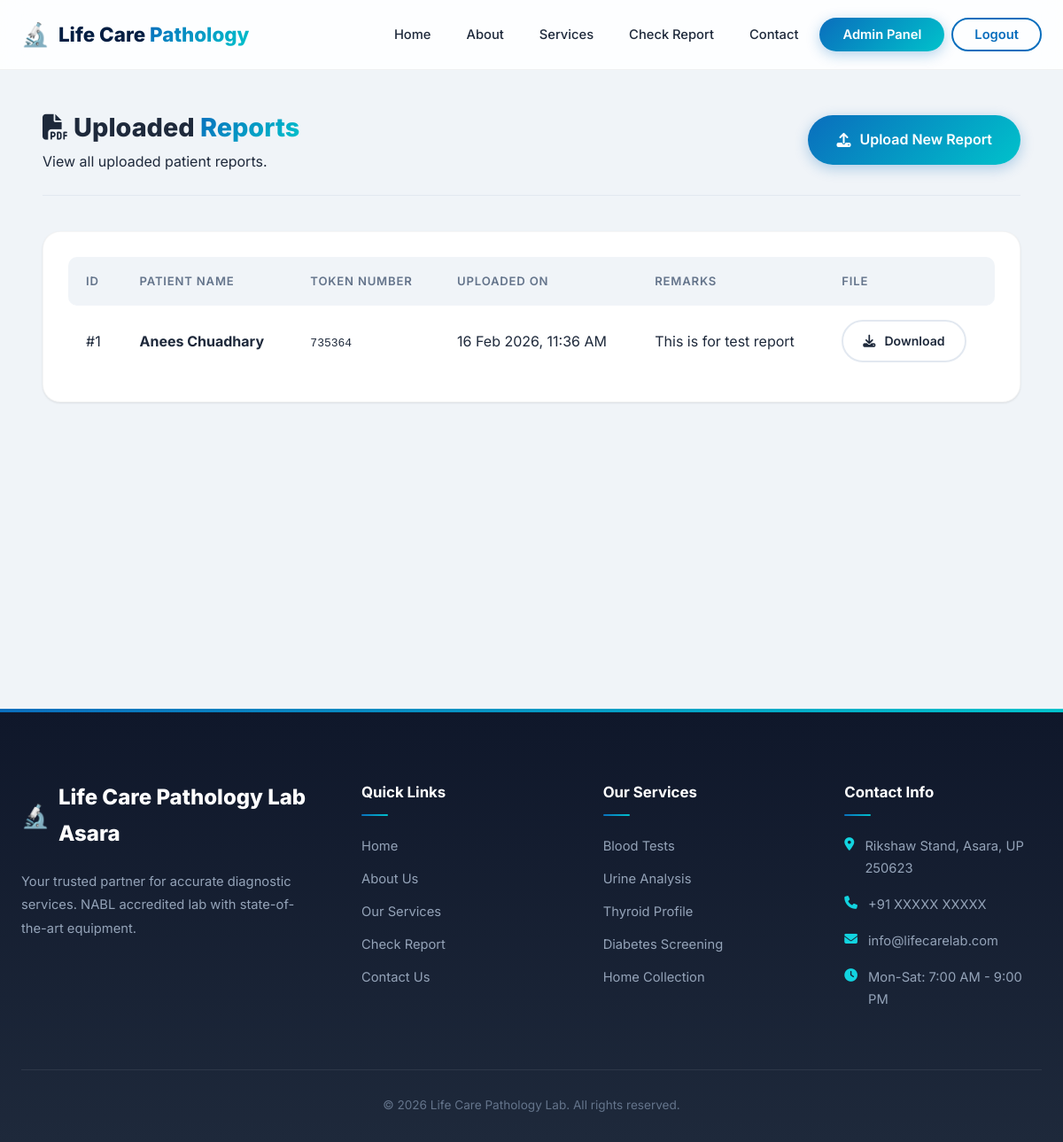
The app's page /admin/reports (signed in) with its own data.
### models.py (models this page shows, shortened)
class Report(db.Model):
    __tablename__ = 'reports'
    id = db.Column(db.Integer, primary_key=True)
    patient_name = db.Column(db.String(100), nullable=False)
    token_number = db.Column(db.String(50), unique=True, nullable=False)
    password_hash = db.Column(db.String(256), nullable=False)
    file_path = db.Column(db.String(300), nullable=False)
    remarks = db.Column(db.Text, default='')
    uploaded_at = db.Column(db.DateTime, default=datetime.utcnow)

### blueprints/admin.py (the view)
@admin.route('/reports')
@role_required('admin')
def reports():
    all_reports = Report.query.order_by(Report.uploaded_at.desc()).all()
    return render_template('admin/reports.html', reports=all_reports)

### app.py (called while the page is built)
def create_app():
    app = Flask(__name__)
    app.config.from_object(Config)
    db.init_app(app)
    login_manager.init_app(app)
    migrate.init_app(app, db)
    login_manager.login_view = "auth.login"
    login_manager.login_message_category = "error"
    @login_manager.user_loader
    def load_user(user_id):
        return User.query.get(int(user_id))
    from blueprints.auth import auth
    from blueprints.main import main
    from blueprints.patient import patient
    from blueprints.admin import admin
    app.register_blueprint(auth)
    app.register_blueprint(main)
    app.register_blueprint(patient)
    app.register_blueprint(admin)
    register_error_handlers(app)
    with app.app_context():
        db.create_all()
        os.makedirs(app.config['UPLOAD_FOLDER'], exist_ok=True)
    return app

### blueprints/admin.py (called while the page is built)
@admin.before_request
@login_required
def before_request():
    pass

### models.py (called while the page is built)
    def is_admin(self):
        return self.role == 'admin'

### utils.py (called while the page is built)
def role_required(role):
    def decorator(f):
        @wraps(f)
        def wrapped(*args, **kwargs):
            if not current_user.is_authenticated:
                abort(401)
            if current_user.role != role:
                abort(403)
            return f(*args, **kwargs)
        return wrapped
    return decorator

### templates/admin/reports.html (shortened to what this page needs)
{% extends 'base.html' %}
{% block content %}
<section class="dashboard-section">
    <div class="section-container">
        <div class="dashboard-header">
            <div>
                <h1><i class="fas fa-file-pdf"></i> Uploaded <span class="gradient-text">Reports</span></h1>
                <p>View all uploaded patient reports.</p>
            </div>
            <a href="{{ url_for('admin.upload_report') }}" class="btn btn-primary">
                <i class="fas fa-upload"></i> Upload New Report
            </a>
        </div>
        {% if reports %}
        <div class="dashboard-table-card">
            <div class="table-responsive">
                <table class="data-table">
                    <thead>
                        <tr>
                            <th>ID</th>
                            <th>Patient Name</th>
                            <th>Token Number</th>
                            <th>Uploaded On</th>
                            <th>Remarks</th>
                            <th>File</th>
                        </tr>
                    </thead>
                    <tbody>
                        {% for r in reports %}
                        <tr>
                            <td>#{{ r.id }}</td>
                            <td><strong>{{ r.patient_name }}</strong></td>
                            <td><code>{{ r.token_number }}</code></td>
                            <td>{{ r.uploaded_at.strftime('%d %b %Y, %I:%M %p') }}</td>
                            <td>{{ r.remarks or '—' }}</td>
                            <td>
                                <a href="{{ url_for('main.download_report', report_id=r.id) }}" class="btn btn-sm btn-outline">
                                    <i class="fas fa-download"></i> Download
                                </a>
                            </td>
                        </tr>
                        {% endfor %}
                    </tbody>
                </table>
            </div>
        </div>
        {% else %}
        <div class="empty-state">
            <div class="empty-icon">📄</div>
            <h3>No reports uploaded yet</h3>
            <a href="{{ url_for('admin.upload_report') }}" class="btn btn-primary">Upload First Report</a>
        </div>
        {% endif %}
    </div>
</section>
{% endblock %}

### static/css/style.css (style rules this page uses)
:root { --primary: #0A6EBD; --primary-dark: #041E42; --primary-light: #5EB0EF; --secondary: #00C2CB; --accent: #12D4E0; --success: #10B981; --danger: #EF4444; --warning: #F59E0B; --light: #F0F4F8; --dark: #0F172A; --text: #1E293B; --text-muted: #64748B; --border: #E2E8F0; --glass-bg: rgba(255,255,255,0.7); --glass-border: rgba(255,255,255,0.3); --gradient-primary: linear-gradient(135deg, #0A6EBD 0%, #00C2CB 100%); --gradient-dark: linear-gradient(135deg, #041E42 0%, #0A6EBD 100%); --gradient-hero: linear-gradient(135deg, #E8F4FD 0%, #F0FDFA 50%, #FFFFFF 100%); --gradient-accent: linear-gradient(135deg, #12D4E0 0%, #0A6EBD 100%); --shadow-sm: 0 1px 3px rgba(0,0,0,0.06), 0 1px 2px rgba(0,0,0,0.04); --shadow-md: 0 4px 6px -1px rgba(0,0,0,0.08), 0 2px 4px -1px rgba(0,0,0,0.04); --shadow-lg: 0 10px 25px -3px rgba(0,0,0,0.1), 0 4px 6px -2px rgba(0,0,0,0.05); --shadow-xl: 0 20px 40px -5px rgba(10,110,189,0.2); --shadow-glow: 0 0 30px rgba(10,110,189,0.15); --shadow-3d: 0 25px 50px -12px rgba(0,0,0,0.25); --radius-sm: 10px; --radius-md: 14px; --radius-lg: 20px; --radius-xl: 30px; --radius-full: 9999px; --font: 'Inter', -apple-system, BlinkMacSystemFont, sans-serif; --transition: all 0.35s cubic-bezier(0.4, 0, 0.2, 1); }
*, *::before, *::after { margin: 0; padding: 0; box-sizing: border-box; }
html { scroll-behavior: smooth; }
body { font-family: var(--font); background: var(--light); color: var(--text); line-height: 1.7; overflow-x: hidden; -webkit-font-smoothing: antialiased; }
a { text-decoration: none; color: inherit; transition: var(--transition); }
.gradient-text { background: var(--gradient-primary); -webkit-background-clip: text; -webkit-text-fill-color: transparent; background-clip: text; }
.section-container { max-width: 1200px; margin: 0 auto; padding: 0 24px; }
.btn { display: inline-flex; align-items: center; justify-content: center; gap: 10px; padding: 14px 32px; border-radius: var(--radius-full); font-weight: 600; cursor: pointer; transition: var(--transition); border: none; font-size: 1rem; font-family: var(--font); text-align: center; position: relative; overflow: hidden; }
.btn::before { content: ''; position: absolute; top: 0; left: -100%; width: 100%; height: 100%; background: linear-gradient(90deg, transparent, rgba(255,255,255,0.2), transparent); transition: left 0.5s ease; }
.btn-primary { background: var(--gradient-primary); color: #fff; box-shadow: 0 4px 15px rgba(10,110,189,0.3); }
.btn-outline { background: #fff; border: 2px solid var(--border); color: var(--text); }
.btn-sm { padding: 10px 22px; font-size: 0.88rem; }
.dashboard-section { padding: 120px 24px 80px; background: var(--light); min-height: 100vh; }
.dashboard-header { display: flex; justify-content: space-between; align-items: center; margin-bottom: 40px; padding-bottom: 24px; border-bottom: 1px solid var(--border); flex-wrap: wrap; gap: 16px; }
.dashboard-header h1 { font-size: 1.8rem; font-weight: 800; }
.dashboard-table-card { background: #fff; border-radius: var(--radius-lg); box-shadow: var(--shadow-sm); padding: 28px; border: 1px solid rgba(0,0,0,0.04); overflow-x: auto; }
.data-table { width: 100%; border-collapse: separate; border-spacing: 0; min-width: 600px; }
.data-table th, .data-table td { padding: 16px 20px; text-align: left; border-bottom: 1px solid #F1F5F9; }
.data-table th { font-weight: 600; color: var(--text-muted); font-size: 0.82rem; text-transform: uppercase; letter-spacing: 0.8px; background: var(--light); }
.data-table th:first-child { border-radius: var(--radius-sm) 0 0 var(--radius-sm); }
.data-table th:last-child { border-radius: 0 var(--radius-sm) var(--radius-sm) 0; }
.data-table tr:last-child td { border-bottom: none; }
.data-table tbody tr { transition: background-color 0.2s ease; }

### records on screen
Report: id "1", patient_name "Anees Chuadhary", token_number "735364", uploaded_at "16 Feb 2026, 11:36 AM", remarks "This is for test report"
